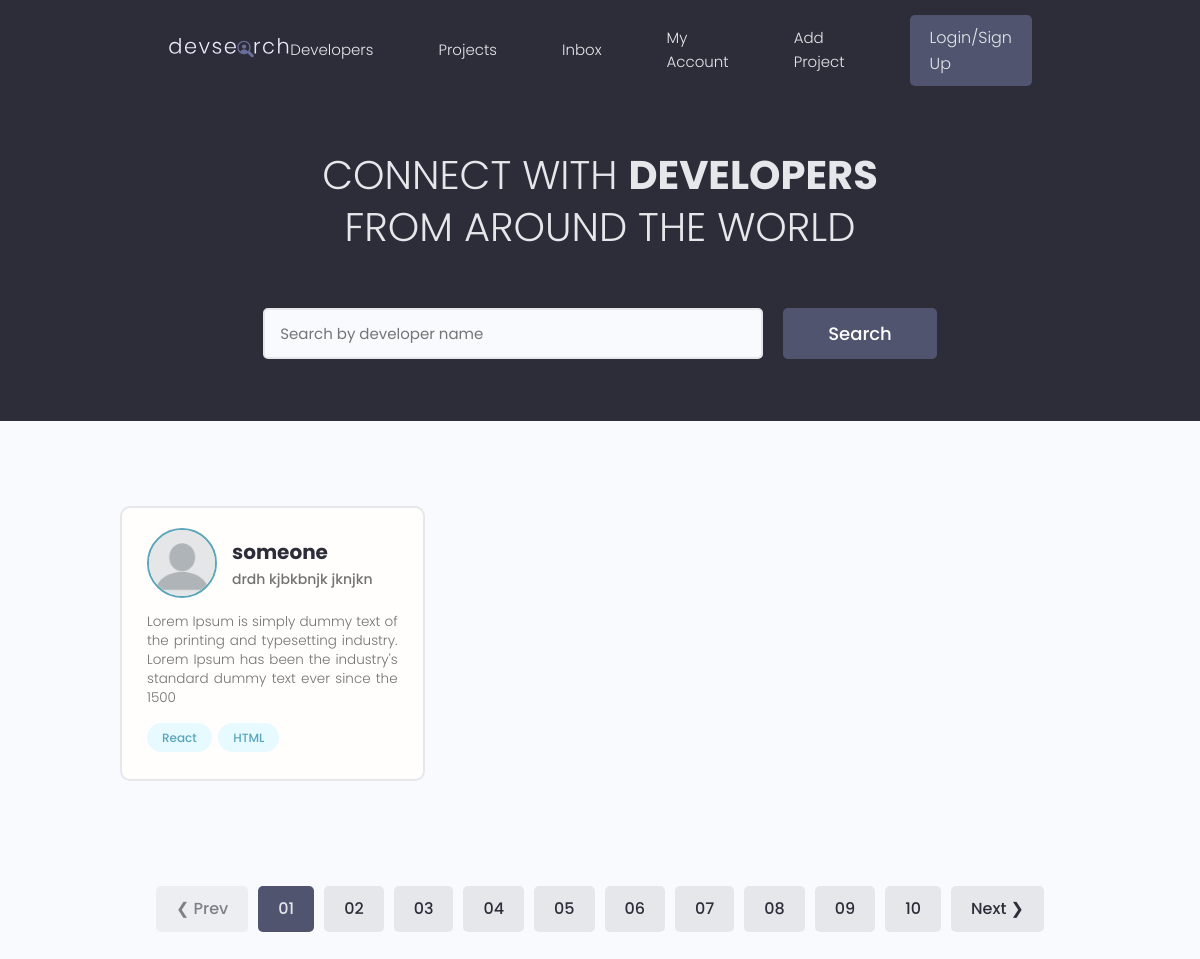
The app's page /, older data.
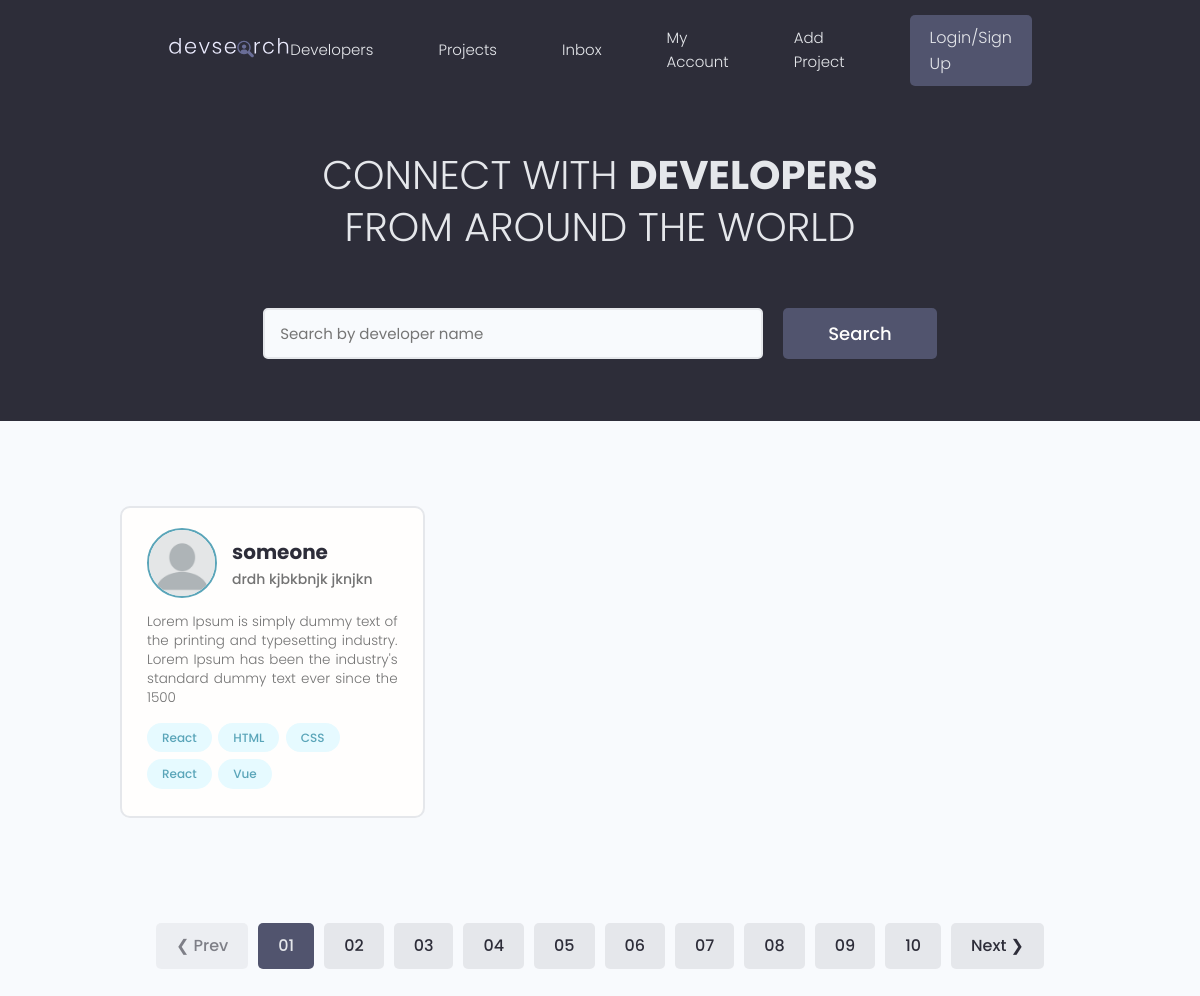
The same page, newer data.
### users/models.py (models this page shows, shortened)
class Profile(models.Model):
    user = models.OneToOneField(User, on_delete=models.CASCADE)
    id = models.UUIDField(default=uuid4, primary_key=True, editable=False)
    name = models.CharField(max_length=200)
    email = models.EmailField(max_length=200)
    username = models.CharField(max_length=200, blank=True, null=True)
    location = models.CharField(max_length=200, blank=True, null=True)
    short_intro = models.CharField(max_length=200, blank=True, null=True)
    bio = models.TextField(max_length=200, blank=True, null=True)
    profile_pic =models.ImageField(upload_to="profile_pic/", default="profile_pic/default.png")
    social_github = models.CharField(max_length=200, blank=True, null=True)
    social_twitter = models.CharField(max_length=200, blank=True, null=True)
    social_linkedin = models.CharField(max_length=200, blank=True, null=True)
    social_youtube = models.CharField(max_length=200, blank=True, null=True)
    social_website = models.CharField(max_length=200, blank=True, null=True)
    created_at = models.DateTimeField(auto_now_add=True)

class Skill(models.Model):
    id = models.UUIDField(default=uuid4, primary_key=True, editable=False)
    owner = models.ForeignKey(Profile, on_delete=models.CASCADE, blank=True, null=True)
    name = models.CharField(max_length=200, blank=True, null=True)
    description = models.TextField(max_length=200, blank=True, null=True)
    created_id = models.DateTimeField(auto_now_add=True)
    def __str__(self) -> str:
        return self.name

### users/views.py (the view)
# urls.py: path("", views.profiles, name="profiles"),
def profiles(request):
    profile = Profile.objects.all()
    context = {"profiles": profile}
    return render(request, "users/profiles.html", context)

### users/templates/users/profiles.html (shortened to what this page needs)
{% extends 'base.html' %}
{% block content %}
<main class="home">
  <section class="hero-section text-center">
    <div class="container container--narrow">
      <div class="hero-section__box">
        <h2>CONNECT WITH <span>DEVELOPERS</span></h2>
        <h2>FROM AROUND THE WORLD</h2>
      </div>
      <div class="hero-section__search">
        <form class="form" action="#" method="get">
          <div class="form__field">
              <input class="input input--text" id="formInput#search" type="text" name="text"
                placeholder="Search by developer name" />
            </div>
            <input class="btn btn--sub btn--lg" type="submit" value="Search" />
          </form>
        </div>
      </div>
    </section>
    <section class="devlist">
      <div class="container">
        <div class="grid grid--three">
          {% for profile in profiles %}
          <div class="column card">
            <div class="dev">
              <a href="{% url 'user-profile' profile.id %}" class="card__body">
                <div class="dev__profile">
                  <img class="avatar avatar--md" src="{{profile.profile_pic.url}}" alt="image" />
                  <div class="dev__meta">
                    <h3>{{profile.name}}</h3>
                    <h5>{{profile.short_intro}}</h5>
                  </div>
                </div>
                <p class="dev__info">
                 {{profile.bio|slice:"150"}}
                </p>
                <div class="dev__skills">
                  {% for skill in profile.skill_set.all %}
                  <span class="tag tag--pill tag--main">
                    <small>{{skill}}</small>
                  </span>
                  {% endfor %}
                </div>
              </a>
            </div>
          </div>
          {% endfor %}
        </div>
      </div>
    </section>
    <div class="pagination">
      <ul class="container">
        <li><a href="#" class="btn btn--disabled">&#10094; Prev</a></li>
        <li><a href="#" class="btn btn--sub">01</a></li>
        <li><a href="#" class="btn">02</a></li>
        <li><a href="#" class="btn">03</a></li>
        <li><a href="#" class="btn">04</a></li>
        <li><a href="#" class="btn">05</a></li>
        <li><a href="#" class="btn">06</a></li>
        <li><a href="#" class="btn">07</a></li>
        <li><a href="#" class="btn">08</a></li>
        <li><a href="#" class="btn">09</a></li>
        <li><a href="#" class="btn">10</a></li>
        <li><a href="#" class="btn">Next &#10095;</a></li>
      </ul>
    </div>
  </main>
{% endblock %}

Row changes from the older to the newer data that the page shows:
added Skill: name "CSS"
added Skill: name "React"
added Skill: name "Vue"
